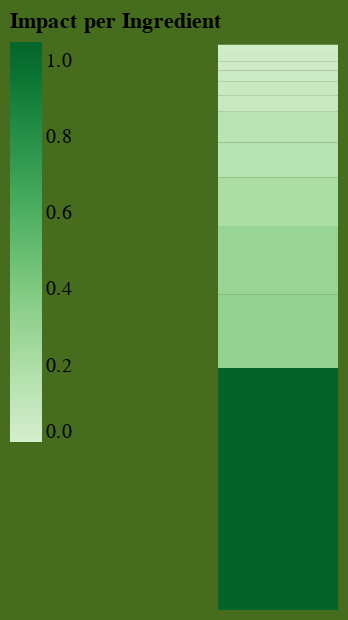

Notebook source saved alongside this figure:
### Code cell
alt.Chart(df).configure(background = '#466d1d' ).mark_bar(size = 60).encode(
    alt.Y('sum(impact)', axis = None),
    color = alt.Color('impact', scale=alt.Scale(scheme='greens'), legend=alt.Legend(title="Impact per Ingredient", orient = 'left'))
).configure_view(strokeOpacity=0)

### Figure 1 — Vega-Lite specification as saved in the notebook (floating-point values rounded to 4 significant figures)
{"config": {"view": {"continuousWidth": 400, "continuousHeight": 300, "strokeOpacity": 0}, "background": "#466d1d"}, "data": {"name": "data-0c95912e5d1c7324f0f01729f937c964"}, "mark": {"type": "bar", "size": 60}, "encoding": {"color": {"type": "quantitative", "field": "impact", "legend": {"orient": "left", "title": "Impact per Ingredient"}, "scale": {"scheme": "greens"}}, "y": {"type": "quantitative", "aggregate": "sum", "axis": null, "field": "impact"}}, "$schema": "https://vega.github.io/schema/vega-lite/v4.8.1.json", "datasets": {"data-0c95912e5d1c7324f0f01729f937c964": [{"qty": "225", "unit": "gram", "name": "Brown lentils", "category": "Green lentils", "impact": 0.1331, "raw_ingredient": "0                  brown lentils "}, {"qty": "2", "unit": "unit", "name": "Brown onions", "category": "Onions", "impact": 0.1517, "raw_ingredient": "1                    brown onions"}, {"qty": "1", "unit": "tablespoon", "name": "Live oil", "category": "Olive Oil", "impact": 0.0714, "raw_ingredient": "2                       olive oil"}, {"qty": "4", "unit": "clove", "name": "Garlic", "category": "Onions & Leeks", "impact": 0.0, "raw_ingredient": "3                          garlic"}, {"qty": "100", "unit": "gram", "name": "Spinach", "category": "Spinach", "impact": 0.0486, "raw_ingredient": "4                        spinach "}, {"qty": "4", "unit": "tablespoon", "name": "Basil pest", "category": "Cheese", "impact": 1.049, "raw_ingredient": "5                    basil pesto "}, {"qty": "1", "unit": "unit", "name": "Lemon", "category": "Lemon", "impact": 0.01411, "raw_ingredient": "6                           lemon"}, {"qty": "50", "unit": "gram", "name": "Pine nuts almonds", "category": "Turkey breast", "impact": 0.319, "raw_ingredient": "7            oz pine nuts almonds"}, {"qty": "1", "unit": "unit", "name": "Egg", "category": "Eggs", "impact": 0.21, "raw_ingredient": "8                            egg "}, {"qty": "50", "unit": "gram", "name": "Breadcrumbs wholemeal", "category": "Bread", "impact": 0.01795, "raw_ingredient": "9           breadcrumbs wholemeal"}, {"qty": "300", "unit": "gram", "name": "Dried spaghetti", "category": "Pasta", "impact": 0.2963, "raw_ingredient": "10            oz dried spaghetti "}, {"qty": "400", "unit": "gram", "name": "Gram tins chopped tomatoes", "category": "Chips", "impact": 0.03977, "raw_ingredient": "11    gram tins chopped tomatoes "}, {"qty": "2", "unit": "tablespoon", "name": "Tomato purée", "category": "Tomato sauce", "impact": 0.0588, "raw_ingredient": "12                  tomato purée "}, {"qty": 0, "unit": "gram", "name": "Red wine vinegar", "category": "Wine vinegar", "impact": 0.0, "raw_ingredient": "13              red wine vinegar "}, {"qty": "1", "unit": "tablespoon", "name": "Sugar", "category": "Cane Sugar", "impact": 0.04, "raw_ingredient": "14                         sugar "}, {"qty": 1, "unit": "unit", "name": "Basil leaves", "category": "Anise", "impact": 0.0, "raw_ingredient": "15                   basil leaves"}]}}
